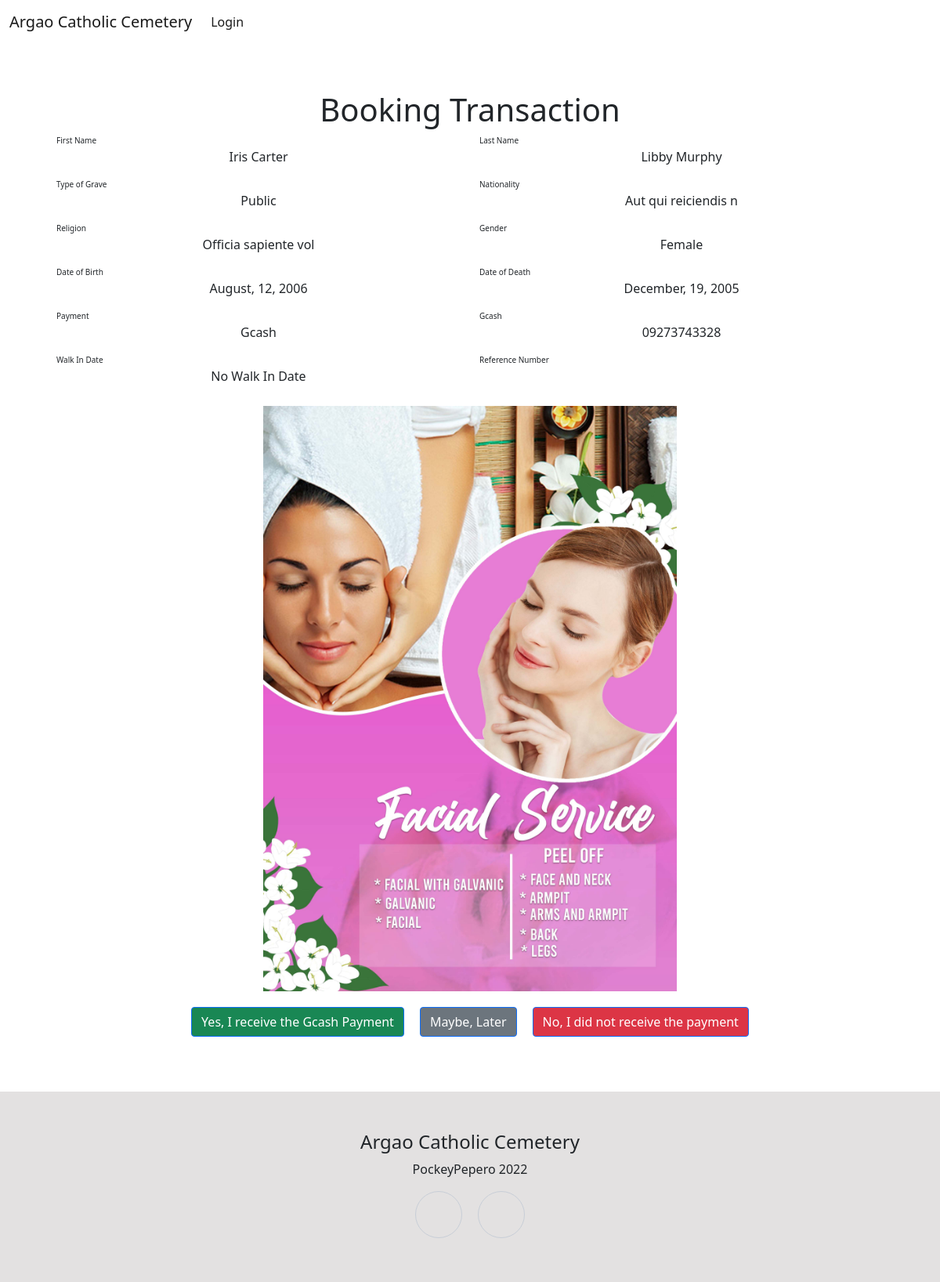
Page /Approval.php?ID=6&&Name=Kyleee on the earlier database version.
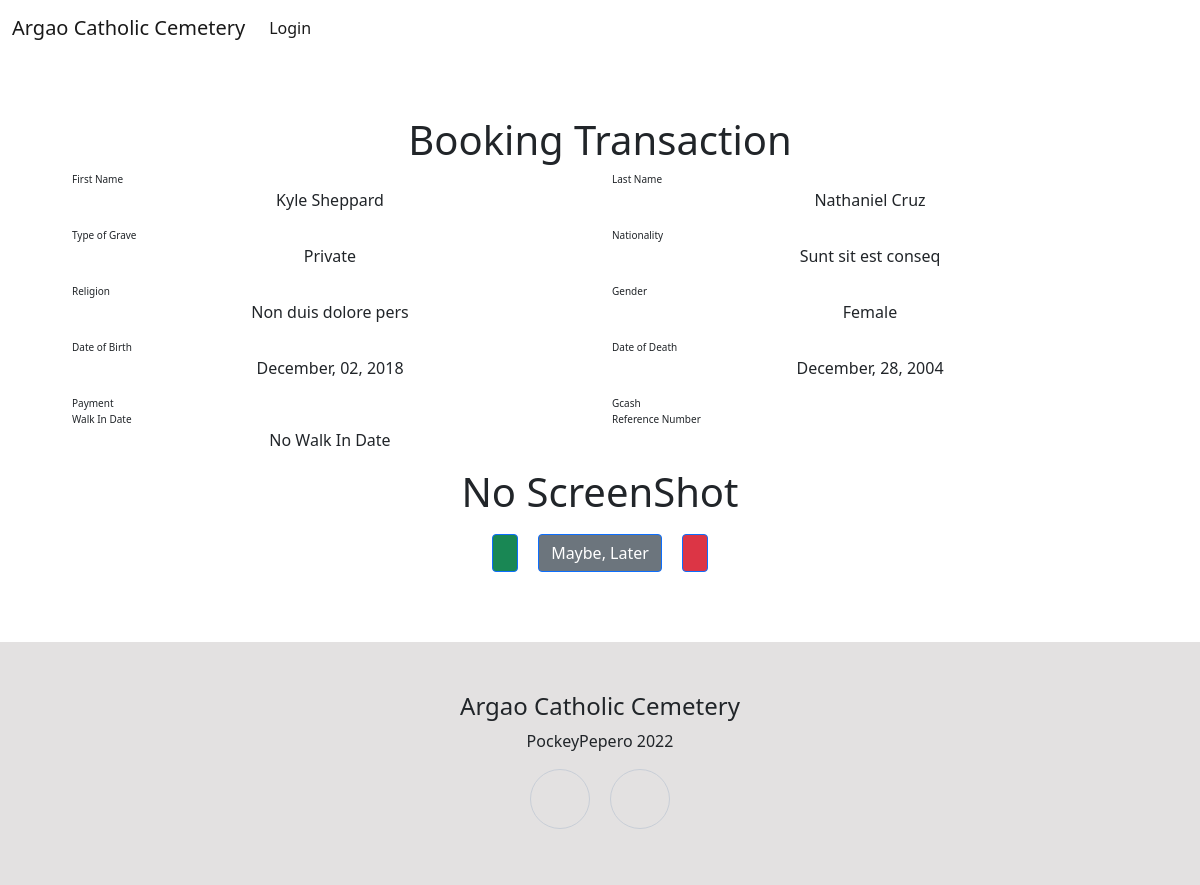
Same page on the later database version.
### tables this page shows
CREATE TABLE `booking` (
  `id` int(50) NOT NULL,
  `userid` int(50) NOT NULL,
  `fnamecorpse` varchar(150) NOT NULL,
  `lnamecorpse` varchar(150) NOT NULL,
  `nationality` varchar(150) NOT NULL,
  `gender` varchar(150) NOT NULL,
  `typegrave` varchar(150) NOT NULL,
  `dateBirth` date NOT NULL,
  `dateDeath` date NOT NULL,
  `RefNum` varchar(50) NOT NULL,
  `corpseReligion` varchar(50) NOT NULL,
  `payment` varchar(50) NOT NULL,
  `adminapprove` varchar(20) NOT NULL,
  `gcash` varchar(50) NOT NULL,
  `bookimg` varchar(255) NOT NULL,
  `corpsetimestamp` datetime NOT NULL DEFAULT current_timestamp(),
  `dateWalkIn` date NOT NULL
);

### Approval.php (the view, shortened to what the changed rows need)
<?php
if (isset($_SESSION['userID']))
{
    if($_SESSION['userID'] == 1)
    {
        include_once 'assets/headerfooter/adminHeader.php';
    }
    else{
        include_once 'assets/headerfooter/userHeader.php';
    }
}
else{
    include_once 'assets/headerfooter/Header.php';
}
$idurl = $_GET['ID'];
$conn = mysqli_connect("localhost", "root", "", "cemetery");?>
    <div>
        <div class="d-flex justify-content-center" style="margin: 5%;">
            <div class="container">
                <div class="row" >
                    <div class="col">
                        <h1 class="text-center">Booking Transaction</h1>
                    </div>
                </div>
                <?php
                        $sql="SELECT * FROM booking WHERE id = '$idurl'";
                        $result =mysqli_query($conn,$sql);
                        while($data = mysqli_fetch_assoc($result)):
                            $dob = date(" F, d, Y",strtotime($data['dateBirth']));
                            $dod = date(" F, d, Y",strtotime($data['dateDeath']));
                            ?>
                <div class="row">
                    <div class="col">
                        <p style="font-size: 10px;height:0;">First Name</p>
                        <p class="text-center"><?php echo $data['fnamecorpse'] ?></p>
                    </div>
                    <div class="col">
                        <p style="font-size: 10px;height:0;">Last Name</p>
                        <p class="text-center"><?php echo $data['lnamecorpse'] ?></p>
                    </div>
                </div>
                <div class="row">
                    <div class="col">
                        <p style="font-size: 10px; height:0;">Type of Grave</p>
                        <p class="text-center"><?php echo $data['typegrave'] ?></p>
                    </div>
                    <div class="col">
                        <p style="font-size: 10px; height:0;">Nationality</p>
                        <p class="text-center"><?php echo $data['nationality'] ?></p>
                    </div>
                </div>
                <div class="row">
                    <div class="col">
                        <p style="font-size: 10px;height:0;">Religion</p>
                        <p class="text-center"><?php echo $data['corpseReligion'] ?></p>
                    </div>
                    <div class="col">
                        <p style="font-size: 10px;height:0;">Gender</p>
                        <p class="text-center"><?php echo $data['gender'] ?></p>
                    </div>
                </div>
                <div class="row">
                    <div class="col">
                        <p style="font-size: 10px; height:0;">Date of Birth</p>
                        <p class="text-center"><?php echo $dob ?></p>
                    </div>
                    <div class="col">
                        <p style="font-size: 10px; height:0;">Date of Death</p>
                        <p class="text-center"><?php echo $dod ?></p>
                    </div>
                </div>
                <div class="row">
                    <div class="col">
                    <?php
                            if($data['payment']=="pending"){
                                $payment = 'Gcash';
                            }
                            elseif($data['payment']=="walkIn"){
                                $payment = 'Walk In';
                            }
                        ?>
                        <p style="font-size: 10px;height:0;">Payment</p>
                        <p class="text-center"><?php echo $payment ?></p>
                    </div>
                    <div class="col">
                        <p style="font-size: 10px;height:0;">Gcash</p>
                        <p class="text-center"><?php echo $data['gcash'] ?></p>
                    </div>
                </div>
                <div class="row">
                    <div class="col">
                        <?php
                        if($payment == "Walk In")
                        {
                            $dateWalkIn = date(" F, d, Y",strtotime($data['dateWalkIn']));
                        }
                        else
                        {
                            $dateWalkIn = "No Walk In Date";
                        }
                        ?>
                        <p style="font-size: 10px;height:0;">Walk In Date</p>
                        <p class="text-center"><?php echo $dateWalkIn ?></p>
                    </div>
                    <div class="col">
                        <p style="font-size: 10px;height:0;">Reference Number</p>
                    </div>
                </div>
                <div class="row">
                    <div class="col d-flex justify-content-center">
                    <?php
                                                               if($data['bookimg'] == "")
                                                               { ?>
                                                                   <h1>No ScreenShot</h1>
                                                              <?php  }
                                                               else{
                                                                  $image_path_filename = './assets/imageDb/'.$data['bookimg'];
                                                                  if (file_exists($image_path_filename)) { ?>
                                                             <img src="assets/imageDb/<?php echo $data['bookimg'] ?>" style="margin: 10px; width: 50%">
                                                        <?php } else { ?>
                                                            <h1>No ScreenShot</h1>
                                                         <?php  }
                                                        }?>
                    </div>
                </div>
                <?PHP endwhile ?>
                <div class="row">
                    <div class="col">
                        <form method="post" action="assets/php/dbApproval.php">
                            <div class="d-flex justify-content-center">
                              <?php
                              if($payment == "Gcash"){
                                $text="Yes, I receive the Gcash Payment";
                                $namePay = "Gcash";
                                $Noname = "GcashNo";
                                $Notext="No, I did not receive the payment";
                              }
                                elseif($payment == "Walk In"){
                                    $text = "Yes, I accept the Walk In Payment";
                                    $namePay = "walkIn";
                                    $Noname = "WalkinNo";
                                    $Notext="No, I did not Approve the Walk In payment";
                                }
                                        ?>
                                <button class="btn btn-primary" type="submit" name="<?php echo $namePay; ?>" style="background: var(--bs-green);margin: 10px;"><?php echo $text ?></button>
                                <button class="btn btn-primary" type="submit" name="later" style="background: var(--bs-gray);margin: 10px;">Maybe, Later</button>
                                <button class="btn btn-primary" type="submit" name="<?php echo $Noname; ?>" style="background: var(--bs-red);margin: 10px;"><?php echo $Notext ?></button></div>
                        </form>
                    </div>
                </div>
            </div>
        </div>
    </div>
    <?php
if (isset($_SESSION['userID']))
{
    if($_SESSION['userID'] == 1)
    {
        include_once 'assets/headerfooter/adminFooter.php';
    }
    else{
        include_once 'assets/headerfooter/Footer.php';
    }
}
else{
    include_once 'assets/headerfooter/Footer.php';
}
?>

Differences in the rows shown:
changed booking "Female": fnamecorpse "Iris Carter" → "Kyle Sheppard"; lnamecorpse "Libby Murphy" → "Nathaniel Cruz"; typegrave "Public" → "Private"; nationality "Aut qui reiciendis n" → "Sunt sit est conseq"; corpseReligion "Officia sapiente vol" → "Non duis dolore pers"; dateBirth "August, 12, 2006" → "December, 02, 2018"; dateDeath "December, 19, 2005" → "December, 28, 2004"; payment "Gcash" → (not shown); gcash "09273743328" → (not shown); bookimg: picture removed; payment "Yes, I receive the Gcash Payment" → (not shown); payment "No, I did not receive the payment" → (not shown); now shows "No ScreenShot"
